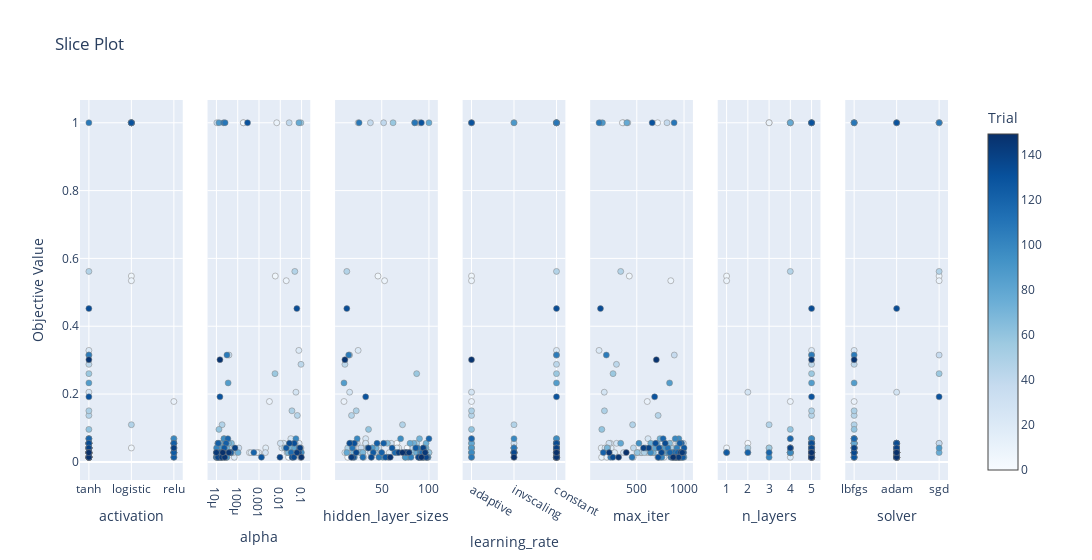

The notebook cell saved with this chart:
### Code cell
optuna.visualization.plot_slice(study)

### Figure 1 — Plotly figure (JSON) as saved in the notebook; plotly's stock layout.template omitted (floating-point values rounded to 4 significant figures; data arrays with more than 128 entries replaced by an {"elided": "..."} marker saying what was removed)
{"data": [{"marker": {"color": {"elided": "150 int values"}, "colorbar": {"title": {"text": "Trial"}, "x": 1, "xpad": 40}, "colorscale": [[0, "rgb(247,251,255)"], [0.125, "rgb(222,235,247)"], [0.25, "rgb(198,219,239)"], [0.375, "rgb(158,202,225)"], [0.5, "rgb(107,174,214)"], [0.625, "rgb(66,146,198)"], [0.75, "rgb(33,113,181)"], [0.875, "rgb(8,81,156)"], [1, "rgb(8,48,107)"]], "line": {"color": "Grey", "width": 0.5}, "showscale": true}, "mode": "markers", "showlegend": false, "type": "scatter", "x": {"elided": "150 str values"}, "xaxis": "x", "y": {"elided": "150 float values"}, "yaxis": "y"}, {"marker": {"color": {"elided": "150 int values"}, "colorbar": {"title": {"text": "Trial"}, "x": 1, "xpad": 40}, "colorscale": [[0, "rgb(247,251,255)"], [0.125, "rgb(222,235,247)"], [0.25, "rgb(198,219,239)"], [0.375, "rgb(158,202,225)"], [0.5, "rgb(107,174,214)"], [0.625, "rgb(66,146,198)"], [0.75, "rgb(33,113,181)"], [0.875, "rgb(8,81,156)"], [1, "rgb(8,48,107)"]], "line": {"color": "Grey", "width": 0.5}, "showscale": false}, "mode": "markers", "showlegend": false, "type": "scatter", "x": {"elided": "150 float values"}, "xaxis": "x2", "y": {"elided": "150 float values"}, "yaxis": "y2"}, {"marker": {"color": {"elided": "150 int values"}, "colorbar": {"title": {"text": "Trial"}, "x": 1, "xpad": 40}, "colorscale": [[0, "rgb(247,251,255)"], [0.125, "rgb(222,235,247)"], [0.25, "rgb(198,219,239)"], [0.375, "rgb(158,202,225)"], [0.5, "rgb(107,174,214)"], [0.625, "rgb(66,146,198)"], [0.75, "rgb(33,113,181)"], [0.875, "rgb(8,81,156)"], [1, "rgb(8,48,107)"]], "line": {"color": "Grey", "width": 0.5}, "showscale": false}, "mode": "markers", "showlegend": false, "type": "scatter", "x": {"elided": "150 int values"}, "xaxis": "x3", "y": {"elided": "150 float values"}, "yaxis": "y3"}, {"marker": {"color": {"elided": "150 int values"}, "colorbar": {"title": {"text": "Trial"}, "x": 1, "xpad": 40}, "colorscale": [[0, "rgb(247,251,255)"], [0.125, "rgb(222,235,247)"], [0.25, "rgb(198,219,239)"], [0.375, "rgb(158,202,225)"], [0.5, "rgb(107,174,214)"], [0.625, "rgb(66,146,198)"], [0.75, "rgb(33,113,181)"], [0.875, "rgb(8,81,156)"], [1, "rgb(8,48,107)"]], "line": {"color": "Grey", "width": 0.5}, "showscale": false}, "mode": "markers", "showlegend": false, "type": "scatter", "x": {"elided": "150 str values"}, "xaxis": "x4", "y": {"elided": "150 float values"}, "yaxis": "y4"}, {"marker": {"color": {"elided": "150 int values"}, "colorbar": {"title": {"text": "Trial"}, "x": 1, "xpad": 40}, "colorscale": [[0, "rgb(247,251,255)"], [0.125, "rgb(222,235,247)"], [0.25, "rgb(198,219,239)"], [0.375, "rgb(158,202,225)"], [0.5, "rgb(107,174,214)"], [0.625, "rgb(66,146,198)"], [0.75, "rgb(33,113,181)"], [0.875, "rgb(8,81,156)"], [1, "rgb(8,48,107)"]], "line": {"color": "Grey", "width": 0.5}, "showscale": false}, "mode": "markers", "showlegend": false, "type": "scatter", "x": {"elided": "150 int values"}, "xaxis": "x5", "y": {"elided": "150 float values"}, "yaxis": "y5"}, {"marker": {"color": {"elided": "150 int values"}, "colorbar": {"title": {"text": "Trial"}, "x": 1, "xpad": 40}, "colorscale": [[0, "rgb(247,251,255)"], [0.125, "rgb(222,235,247)"], [0.25, "rgb(198,219,239)"], [0.375, "rgb(158,202,225)"], [0.5, "rgb(107,174,214)"], [0.625, "rgb(66,146,198)"], [0.75, "rgb(33,113,181)"], [0.875, "rgb(8,81,156)"], [1, "rgb(8,48,107)"]], "line": {"color": "Grey", "width": 0.5}, "showscale": false}, "mode": "markers", "showlegend": false, "type": "scatter", "x": {"elided": "150 int values"}, "xaxis": "x6", "y": {"elided": "150 float values"}, "yaxis": "y6"}, {"marker": {"color": {"elided": "150 int values"}, "colorbar": {"title": {"text": "Trial"}, "x": 1, "xpad": 40}, "colorscale": [[0, "rgb(247,251,255)"], [0.125, "rgb(222,235,247)"], [0.25, "rgb(198,219,239)"], [0.375, "rgb(158,202,225)"], [0.5, "rgb(107,174,214)"], [0.625, "rgb(66,146,198)"], [0.75, "rgb(33,113,181)"], [0.875, "rgb(8,81,156)"], [1, "rgb(8,48,107)"]], "line": {"color": "Grey", "width": 0.5}, "showscale": false}, "mode": "markers", "showlegend": false, "type": "scatter", "x": {"elided": "150 str values"}, "xaxis": "x7", "y": {"elided": "150 float values"}, "yaxis": "y7"}], "layout": {"title": {"text": "Slice Plot"}, "width": 2100, "xaxis": {"anchor": "y", "domain": [0, 0.1184], "title": {"text": "activation"}}, "xaxis2": {"anchor": "y2", "domain": [0.1469, 0.2653], "title": {"text": "alpha"}, "type": "log"}, "xaxis3": {"anchor": "y3", "domain": [0.2939, 0.4122], "title": {"text": "hidden_layer_sizes"}}, "xaxis4": {"anchor": "y4", "domain": [0.4408, 0.5592], "title": {"text": "learning_rate"}}, "xaxis5": {"anchor": "y5", "domain": [0.5878, 0.7061], "title": {"text": "max_iter"}}, "xaxis6": {"anchor": "y6", "domain": [0.7347, 0.8531], "title": {"text": "n_layers"}}, "xaxis7": {"anchor": "y7", "domain": [0.8816, 1.0], "title": {"text": "solver"}}, "yaxis": {"anchor": "x", "domain": [0, 1], "title": {"text": "Objective Value"}}, "yaxis2": {"anchor": "x2", "domain": [0, 1], "matches": "y", "showticklabels": false}, "yaxis3": {"anchor": "x3", "domain": [0, 1], "matches": "y", "showticklabels": false}, "yaxis4": {"anchor": "x4", "domain": [0, 1], "matches": "y", "showticklabels": false}, "yaxis5": {"anchor": "x5", "domain": [0, 1], "matches": "y", "showticklabels": false}, "yaxis6": {"anchor": "x6", "domain": [0, 1], "matches": "y", "showticklabels": false}, "yaxis7": {"anchor": "x7", "domain": [0, 1], "matches": "y", "showticklabels": false}}}
